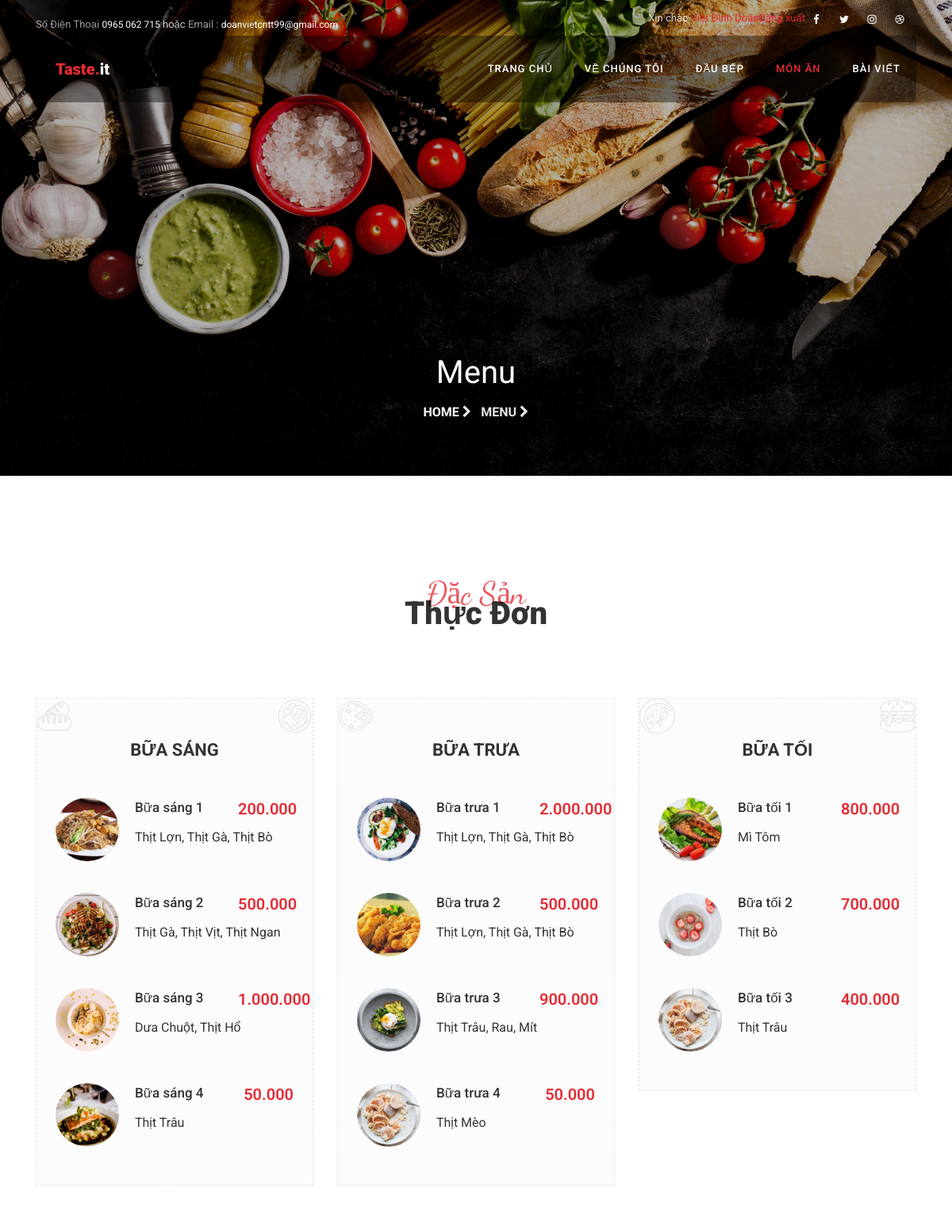
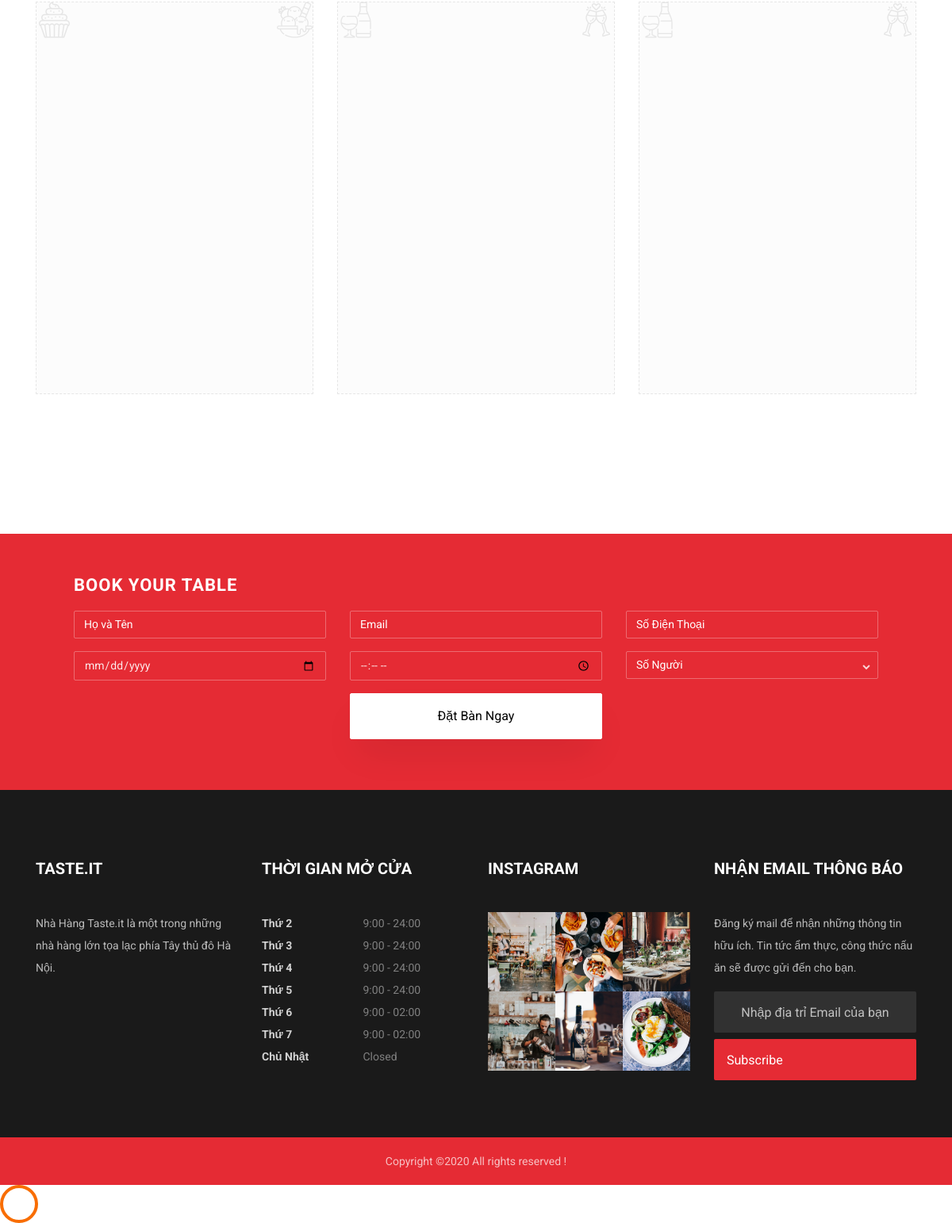
The app's page /menu (signed in) with its own data (2 pictures, top to bottom).
### home/models.py (models this page shows, shortened)
class User(models.Model):
    usernameUser =models.CharField(max_length=100, unique=True)
    passwordUser = models.CharField(max_length=100)
    fullnameUser = models.CharField(max_length=100)
    dobUser = models.DateField()
    emailUser = models.CharField(max_length=100)
    addressUSer = models.CharField(max_length=100)
    phoneUser = models.CharField(max_length=12)
    avatarUser = models.ImageField(upload_to='images/users/')
    statusUser = models.BooleanField(default=True)

class Food(models.Model):
    nameFood = models.CharField(max_length=100)
    ingredientFood = models.CharField(max_length=100)
    payFood = models.CharField(max_length=100)
    avatarFood = models.ImageField(upload_to='images/foods/')
    nameTypeFood = models.ForeignKey(TypeFood, on_delete=models.CASCADE)

### home/views.py (the view, shortened to what this page needs)
# urls.py: path('menu', views.menu),
def menu(request):
    if (request.session.get('idUser') != None and request.session.get('idUser') != ''):
        idUser = request.session.get('idUser')
        form = BookingForm()
        if request.method == 'POST':
            form = BookingForm(request.POST)
            if form.is_valid():
                form.save()
                return HttpResponseRedirect(request.path)
        return render(request,
                    'pages/menu.html',{
                        'user': User.objects.get(id=idUser),
                        'form': form,
                        'Breakfast': Food.objects.all().filter(nameTypeFood_id= 1),
                        'Dinner':Food.objects.all().filter(nameTypeFood_id= 3),
                        'Desserts':Food.objects.all().filter(nameTypeFood_id=4),
                        'WineCard':Food.objects.all().filter(nameTypeFood_id= 5),
                        'DrinkTea':Food.objects.all().filter(nameTypeFood_id= 6),
                        'Lunch':Food.objects.all().filter(nameTypeFood_id= 2)})

### home/forms.py (shortened to what this page needs)
class BookingForm(forms.Form):
    nameBooking = forms.CharField(label='Họ Và Tên', max_length=30, widget=forms.TextInput(attrs={'placeholder': 'Họ và Tên'}))
    emailBooking = forms.EmailField(label='Email', max_length=30, widget=forms.TextInput(attrs={'placeholder': 'Email'}))
    phoneBooking = forms.CharField(label='Số Điện Thoại', max_length=30, widget=forms.TextInput(attrs={'placeholder': 'Số Điện Thoại'}))
    checkInBooking = forms.DateField(label='Ngày', widget=forms.TextInput(attrs={'placeholder': 'Ngày Tháng', 'type':'date'}))
    timeBooking = forms.TimeField(label='Thời gian', widget=forms.TextInput(attrs={'placeholder': 'Thời gian', 'type':'time'}))
    numberOfGuest = forms.IntegerField(label = 'Số Người', widget=forms.TextInput(attrs={'placeholder': 'Số Người'}))

### home/templates/pages/menu.html (shortened to what this page needs)
{% extends "pages/base.html" %}
{% load static %}
{% block menu %}
<div class="collapse navbar-collapse " id="ftco-nav ">
	<ul class="navbar-nav ml-auto ">
		<li class="nav-item "><a href="/home" class="nav-link ">Trang Chủ</a></li>
		<li class="nav-item "><a href="/about " class="nav-link ">Về Chúng Tôi</a></li>
		<li class="nav-item "><a href="/chef " class="nav-link ">Đầu Bếp</a></li>
		<li class="nav-item active"><a href="/menu " class="nav-link ">Món Ăn</a></li>
		<li class="nav-item "><a href="/blog " class="nav-link ">Bài Viết</a></li>
	</ul>
</div>
{% endblock %}
	{% block content %}
	<section class="hero-wrap hero-wrap-2 " style="background-image: url( {% static 'images/bg_5.jpg'%}); " data-stellar-background-ratio="0.5 ">
		<div class="overlay "></div>
		<div class="container ">
			<div class="row no-gutters slider-text align-items-end justify-content-center ">
				<div class="col-md-9 ftco-animate text-center mb-5 ">
					<h1 class="mb-2 bread ">Menu</h1>
					<p class="breadcrumbs "><span class="mr-2 "><a href="/home">Home <i class="fa fa-chevron-right "></i></a></span> <span>Menu <i class="fa fa-chevron-right "></i></span></p>
				</div>
			</div>
		</div>
	</section>
	<section class="ftco-section ">
		<div class="container ">
			<div class="row justify-content-center mb-5 pb-2 ">
				<div class="col-md-7 text-center heading-section ftco-animate ">
					<span class="subheading ">Đặc Sản</span>
					<h2 class="mb-4 ">Thực Đơn</h2>
				</div>
			</div>
			<div class="row ">
				<div class="col-md-6 col-lg-4 ">
					<div class="menu-wrap ">
						<div class="heading-menu text-center ftco-animate ">
							<h3>Bữa Sáng</h3>
						</div>
						{% for food in Breakfast %}
						<div class="menus border-bottom-0 d-flex ftco-animate ">
							<div class="menu-img img " style="background-image: url({{food.avatarFood.url}}); "></div>
							<div class="text ">
								<div class="d-flex ">
									<div class="one-half ">
										<h3>{{food.nameFood}}</h3>
									</div>
									<div class="one-forth ">
										<span class="price ">{{food.payFood}}</span>
									</div>
								</div>
								<p>{{food.ingredientFood}}</p>
							</div>
						</div>
						{% endfor %}
						<span class="flat flaticon-bread " style="left: 0; "></span>
						<span class="flat flaticon-breakfast " style="right: 0; "></span>
					</div>
				</div>
				<div class="col-md-6 col-lg-4 ">
					<div class="menu-wrap ">
						<div class="heading-menu text-center ftco-animate ">
							<h3>Bữa Trưa</h3>
						</div>
						{% for food in Lunch %}
						<div class="menus border-bottom-0 d-flex ftco-animate ">
							<div class="menu-img img " style="background-image: url({{food.avatarFood.url}}); "></div>
							<div class="text ">
								<div class="d-flex ">
									<div class="one-half ">
										<h3>{{food.nameFood}}</h3>
									</div>
									<div class="one-forth ">
										<span class="price ">{{food.payFood}}</span>
									</div>
								</div>
								<p>{{food.ingredientFood}}</p>
							</div>
						</div>
						{% endfor %}
						<span class="flat flaticon-pizza " style="left: 0; "></span>
					</div>
				</div>
				<div class="col-md-6 col-lg-4 ">
					<div class="menu-wrap ">
						<div class="heading-menu text-center ftco-animate ">
							<h3>Bữa Tối</h3>
						</div>
						{% for food in Dinner %}
						<div class="menus border-bottom-0 d-flex ftco-animate ">
							<div class="menu-img img " style="background-image: url({{food.avatarFood.url}}); "></div>
							<div class="text ">
								<div class="d-flex ">
									<div class="one-half ">
										<h3>{{food.nameFood}}</h3>
									</div>
									<div class="one-forth ">
										<span class="price ">{{food.payFood}}</span>
									</div>
								</div>
								<p>{{food.ingredientFood}}</p>
							</div>
						</div>
						{% endfor %}
						<span class="flat flaticon-omelette " style="left: 0; "></span>
						<span class="flat flaticon-burger " style="right: 0; "></span>
					</div>
				</div>
				<div class="col-md-6 col-lg-4 ">
					<div class="menu-wrap ">
						<span class="flat flaticon-cupcake " style="left: 0; "></span>
						<span class="flat flaticon-ice-cream " style="right: 0; "></span>
					</div>
				</div>
				<div class="col-md-6 col-lg-4 ">
					<div class="menu-wrap ">
						<span class="flat flaticon-wine " style="left: 0; "></span>
						<span class="flat flaticon-wine-1 " style="right: 0; "></span>
					</div>
				</div>
				<div class="col-md-6 col-lg-4 ">
					<div class="menu-wrap ">
						<span class="flat flaticon-wine " style="left: 0; "></span>
						<span class="flat flaticon-wine-1 " style="right: 0; "></span>
					</div>
				</div>
			</div>
		</div>
	</section>
	<section class="ftco-section ftco-wrap-about bg-primary ftco-no-pb ftco-no-pt ">
		<div class="container ">
			<div class="row no-gutters ">
				<div class="col-sm-12 p-4 p-md-5 d-flex align-items-center justify-content-center bg-primary ">
					<form class="appointment-form " method="POST">
						<h3 class="mb-3 ">Book your Table</h3>
						<div class="row justify-content-center ">
							<div class="col-md-4 ">
								<div class="form-group ">
									{{form.nameBooking}}
								</div>
							</div>
							<div class="col-md-4 ">
								<div class="form-group ">
									{{form.emailBooking}}
								</div>
							</div>
							<div class="col-md-4 ">
								<div class="form-group ">
									{{form.phoneBooking}}
								</div>
							</div>
							<div class="col-md-4 ">
								<div class="form-group ">
									<div class="input-wrap ">
										{{form.checkInBooking}}
									</div>
								</div>
							</div>
							<div class="col-md-4 ">
								<div class="form-group ">
									<div class="input-wrap ">
										{{form.timeBooking}}
									</div>
								</div>
							</div>
							<div class="col-md-4 ">
								<div class="form-group ">
									<div class="form-field ">
										<div class="select-wrap ">
											<div class="icon "><span class="fa fa-chevron-down "></span></div>
											{{form.numberOfGuest}}
										</div>
									</div>
								</div>
							</div>
							<div class="col-md-4 ">
								<div class="form-group ">
									<input type="submit" value="Đặt Bàn Ngay" class="btn btn-white py-3 px-4 ">
								</div>
							</div>
						</div>
					</form>
				</div>
			</div>
		</div>
	</section>
	{%endblock%}

### home/templates/pages/base.html (shortened to what this page needs)
<!DOCTYPE html>
<html lang="en">
<head>
    {% load static %}
    <link rel="stylesheet" href="https://stackpath.bootstrapcdn.com/font-awesome/4.7.0/css/font-awesome.min.css">
    <link rel="stylesheet" href="{% static 'css/animate.css'%}">
    <link rel="stylesheet" href="{% static 'css/owl.carousel.min.css'%}">
    <link rel="stylesheet" href="{% static 'css/owl.theme.default.min.css'%}">
    <link rel="stylesheet" href="{% static 'css/magnific-popup.css'%}">
    <link rel="stylesheet" href="{% static 'css/bootstrap-datepicker.css'%}">
    <link rel="stylesheet" href="{% static 'css/jquery.timepicker.css'%}">
    <link rel="stylesheet" href="{% static 'css/flaticon.css'%}">
    <link rel="stylesheet" href="{% static 'css/style.css'%}">
</head>
<body>
    <div class="wrap">
        <div class="container">
            <div class="row justify-content-between">
                <div class="col-12 col-md d-flex align-items-center">
                    <p class="mb-0 phone"><span class="mailus">Số Điện Thoại</span> <a href="#">0965 062 715</a> hoặc <span class="mailus">Email :</span> <a href="#">doanvietcntt99@gmail.com</a></p>
                </div>
                <div class="col-12 col-md d-flex justify-content-md-end">
                    <p class="mb-0">
                    {% if user != None %}
                        <p>Xin chào <a href="/accountdetail">{{user.fullnameUser}}</a> </p>
                        <p><a href="/logout" url 'logout' %} ">Đăng xuất</a></p>
					{% else %}
						<p><a href="/register " url 'register' %}">Đăng ký</a>|<a href="/login" url 'login' %} ">Đăng nhập</a></p>
					{% endif %}
				</p>
					<div class="social-media ">
						<p class="mb-0 d-flex ">
							<a href="# " class="d-flex align-items-center justify-content-center "><span class="fa fa-facebook "><i class="sr-only ">Facebook</i></span></a>
							<a href="# " class="d-flex align-items-center justify-content-center "><span class="fa fa-twitter "><i class="sr-only ">Twitter</i></span></a>
							<a href="# " class="d-flex align-items-center justify-content-center "><span class="fa fa-instagram "><i class="sr-only ">Instagram</i></span></a>
							<a href="# " class="d-flex align-items-center justify-content-center "><span class="fa fa-dribbble "><i class="sr-only ">Dribbble</i></span></a>
						</p>
					</div>
				</div>
			</div>
		</div>
	</div>
	<nav class="navbar navbar-expand-lg navbar-dark ftco_navbar bg-dark ftco-navbar-light " id="ftco-navbar">
		<div class="container ">
			<a class="navbar-brand " href="/home">Taste.<span>it</span></a>
			{% block menu %}
    		{%endblock%}
		</div>
	</nav>
	{% block content %}
    {%endblock%}
	<footer class="ftco-footer ftco-no-pb ftco-section ">
		<div class="container ">
			<div class="row mb-5 ">
				<div class="col-md-6 col-lg-3 ">
					<div class="ftco-footer-widget mb-4 ">
						<h2 class="ftco-heading-2 ">Taste.it</h2>
						<p>Nhà Hàng Taste.it là một trong những nhà hàng lớn tọa lạc phía Tây thủ đô Hà Nội.</p>
						<ul class="ftco-footer-social list-unstyled float-md-left float-lft mt-3 ">
						</ul>
					</div>
				</div>
				<div class="col-md-6 col-lg-3 ">
					<div class="ftco-footer-widget mb-4 ">
						<h2 class="ftco-heading-2 ">Thời gian mở cửa</h2>
						<ul class="list-unstyled open-hours ">
							<li class="d-flex "><span>Thứ 2</span><span>9:00 - 24:00</span></li>
							<li class="d-flex "><span>Thứ 3</span><span>9:00 - 24:00</span></li>
							<li class="d-flex "><span>Thứ 4</span><span>9:00 - 24:00</span></li>
							<li class="d-flex "><span>Thứ 5</span><span>9:00 - 24:00</span></li>
							<li class="d-flex "><span>Thứ 6</span><span>9:00 - 02:00</span></li>
							<li class="d-flex "><span>Thứ 7</span><span>9:00 - 02:00</span></li>
							<li class="d-flex "><span>Chủ Nhật</span><span> Closed</span></li>
						</ul>
					</div>
				</div>
				<div class="col-md-6 col-lg-3 ">
					<div class="ftco-footer-widget mb-4 ">
						<h2 class="ftco-heading-2 ">Instagram</h2>
						<div class="thumb d-sm-flex ">
							<a href="# " class="thumb-menu img " style="background-image: url({% static 'images/insta-1.jpg'%}); ">
							</a>
							<a href="# " class="thumb-menu img " style="background-image: url({% static 'images/insta-2.jpg'%}); ">
							</a>
							<a href="# " class="thumb-menu img " style="background-image: url({% static 'images/insta-3.jpg'%}); ">
							</a>
						</div>
						<div class="thumb d-flex ">
							<a href="# " class="thumb-menu img " style="background-image: url({% static 'images/insta-4.jpg'%}); ">
							</a>
							<a href="# " class="thumb-menu img " style="background-image: url({% static 'images/insta-5.jpg'%}); ">
							</a>
							<a href="# " class="thumb-menu img " style="background-image: url({% static 'images/insta-6.jpg'%}); ">
							</a>
						</div>
					</div>
				</div>
				<div class="col-md-6 col-lg-3 ">
					<div class="ftco-footer-widget mb-4 ">
						<h2 class="ftco-heading-2 ">NHẬN EMAIL THÔNG BÁO</h2>
						<p>Đăng ký mail để nhận những thông tin hữu ích.
							Tin tức ẩm thực, công thức nấu ăn sẽ được gửi đến cho bạn.</p>
						<form action="# " class="subscribe-form ">
							<div class="form-group ">
								<input type="text " class="form-control mb-2 text-center " placeholder="Nhập địa trỉ Email của bạn">
								<input type="submit " value="Subscribe" class="form-control submit px-3 center">
							</div>
						</form>
					</div>
				</div>
			</div>
		</div>
		<div class="container-fluid px-0 bg-primary py-3 ">
			<div class="row no-gutters ">
				<div class="col-md-12 text-center ">
					<p class="mb-0 ">
						Copyright &copy;<script>document.write(new Date().getFullYear());</script> All rights reserved !
						</p>
					</div>
				</div>
			</div>
		</footer>
		<div id="ftco-loader " class="show fullscreen "><svg class="circular " width="48px " height="48px "><circle class="path-bg " cx="24 " cy="24 " r="22 " fill="none " stroke-width="4 " stroke="#eeeeee "/><circle class="path " cx="24 " cy="24 " r="22
                                " fill="none " stroke-width="4 " stroke-miterlimit="10 " stroke="#F96D00 "/></svg></div>
	</body>
	</html>

### records on screen
User: fullnameUser "Việt Đinh Doãn"
Food: avatarFood (picture), nameFood "Bữa sáng 1", payFood "200.000", ingredientFood "Thịt Lợn, Thịt Gà, Thịt Bò"
Food: avatarFood (picture), nameFood "Bữa sáng 2", payFood "500.000", ingredientFood "Thịt Gà, Thịt Vịt, Thịt Ngan"
Food: avatarFood (picture), nameFood "Bữa sáng 3", payFood "1.000.000", ingredientFood "Dưa Chuột, Thịt Hổ"
Food: avatarFood (picture), nameFood "Bữa sáng 4", payFood "50.000", ingredientFood "Thịt Trâu"
Food: avatarFood (picture), nameFood "Bữa trưa 1", payFood "2.000.000", ingredientFood "Thịt Lợn, Thịt Gà, Thịt Bò"
Food: avatarFood (picture), nameFood "Bữa trưa 2", payFood "500.000", ingredientFood "Thịt Lợn, Thịt Gà, Thịt Bò"
Food: avatarFood (picture), nameFood "Bữa trưa 3", payFood "900.000", ingredientFood "Thịt Trâu, Rau, Mít"
Food: avatarFood (picture), nameFood "Bữa trưa 4", payFood "50.000", ingredientFood "Thịt Mèo"
Food: avatarFood (picture), nameFood "Bữa tối 1", payFood "800.000", ingredientFood "Mì Tôm"
Food: avatarFood (picture), nameFood "Bữa tối 2", payFood "700.000", ingredientFood "Thịt Bò"
Food: avatarFood (picture), nameFood "Bữa tối 3", payFood "400.000", ingredientFood "Thịt Trâu"
